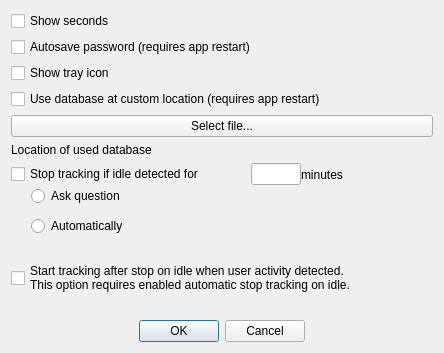
<?xml version="1.0" encoding="UTF-8"?>
<ui version="4.0">
 <class>PreferencesDlg</class>
 <widget class="QDialog" name="PreferencesDlg">
  <property name="geometry">
   <rect>
    <x>0</x>
    <y>0</y>
    <width>444</width>
    <height>353</height>
   </rect>
  </property>
  <property name="sizePolicy">
   <sizepolicy hsizetype="Fixed" vsizetype="Fixed">
    <horstretch>0</horstretch>
    <verstretch>0</verstretch>
   </sizepolicy>
  </property>
  <property name="windowTitle">
   <string>Dialog</string>
  </property>
  <layout class="QVBoxLayout" name="verticalLayout_3">
   <item>
    <widget class="QCheckBox" name="mShowSecondsCheckbox">
     <property name="text">
      <string>Show seconds</string>
     </property>
    </widget>
   </item>
   <item>
    <widget class="QCheckBox" name="mAutosavePasswordCheckbox">
     <property name="text">
      <string>Autosave password (requires app restart)</string>
     </property>
    </widget>
   </item>
   <item>
    <widget class="QCheckBox" name="mShowTrayIconCheckbox">
     <property name="text">
      <string>Show tray icon</string>
     </property>
    </widget>
   </item>
   <item>
    <widget class="QCheckBox" name="mCustomDatabaseFileCheckbox">
     <property name="text">
      <string>Use database at custom location (requires app restart)</string>
     </property>
    </widget>
   </item>
   <item>
    <widget class="QPushButton" name="mSelectDatabaseButton">
     <property name="text">
      <string>Select file...</string>
     </property>
    </widget>
   </item>
   <item>
    <widget class="QLabel" name="mDatabaseLocation">
     <property name="sizePolicy">
      <sizepolicy hsizetype="Preferred" vsizetype="Fixed">
       <horstretch>0</horstretch>
       <verstretch>0</verstretch>
      </sizepolicy>
     </property>
     <property name="text">
      <string>Location of used database</string>
     </property>
    </widget>
   </item>
   <item>
    <layout class="QVBoxLayout" name="stopTrackingRuleLayout">
     <property name="spacing">
      <number>0</number>
     </property>
     <item>
      <layout class="QHBoxLayout" name="horizontalLayout">
       <property name="spacing">
        <number>0</number>
       </property>
       <item>
        <widget class="QCheckBox" name="mSmartStopTracking">
         <property name="sizePolicy">
          <sizepolicy hsizetype="Fixed" vsizetype="Fixed">
           <horstretch>20</horstretch>
           <verstretch>0</verstretch>
          </sizepolicy>
         </property>
         <property name="minimumSize">
          <size>
           <width>240</width>
           <height>0</height>
          </size>
         </property>
         <property name="text">
          <string>Stop tracking if idle detected for</string>
         </property>
        </widget>
       </item>
       <item>
        <widget class="QLineEdit" name="mSmartStopIntervalInMinutes">
         <property name="maximumSize">
          <size>
           <width>50</width>
           <height>16777215</height>
          </size>
         </property>
        </widget>
       </item>
       <item>
        <widget class="QLabel" name="label">
         <property name="text">
          <string>minutes</string>
         </property>
         <property name="margin">
          <number>3</number>
         </property>
        </widget>
       </item>
      </layout>
     </item>
     <item>
      <layout class="QHBoxLayout" name="horizontalLayout_3">
       <item>
        <spacer name="horizontalSpacer_2">
         <property name="orientation">
          <enum>Qt::Horizontal</enum>
         </property>
         <property name="sizeType">
          <enum>QSizePolicy::Fixed</enum>
         </property>
         <property name="sizeHint" stdset="0">
          <size>
           <width>20</width>
           <height>20</height>
          </size>
         </property>
        </spacer>
       </item>
       <item>
        <layout class="QVBoxLayout" name="verticalLayout_2">
         <property name="spacing">
          <number>10</number>
         </property>
         <item>
          <widget class="QRadioButton" name="mAskQuestionOnStopRadiobutton">
           <property name="text">
            <string>Ask question</string>
           </property>
           <attribute name="buttonGroup">
            <string notr="true">buttonGroup</string>
           </attribute>
          </widget>
         </item>
         <item>
          <widget class="QRadioButton" name="mAutomaticallyOnStopRadiobutton">
           <property name="text">
            <string>Automatically</string>
           </property>
           <attribute name="buttonGroup">
            <string notr="true">buttonGroup</string>
           </attribute>
          </widget>
         </item>
        </layout>
       </item>
      </layout>
     </item>
    </layout>
   </item>
   <item>
    <layout class="QVBoxLayout" name="startTrackingRuleLayout">
     <property name="spacing">
      <number>0</number>
     </property>
     <item>
      <layout class="QHBoxLayout" name="horizontalLayout_4">
       <item>
        <widget class="QCheckBox" name="mSmartStartTracking">
         <property name="text">
          <string>Start tracking after stop on idle when user activity detected. 
This option requires enabled automatic stop tracking on idle.</string>
         </property>
        </widget>
       </item>
       <item>
        <widget class="QLabel" name="label_2">
         <property name="text">
          <string/>
         </property>
        </widget>
       </item>
      </layout>
     </item>
    </layout>
   </item>
   <item>
    <widget class="QDialogButtonBox" name="buttonBox">
     <property name="orientation">
      <enum>Qt::Horizontal</enum>
     </property>
     <property name="standardButtons">
      <set>QDialogButtonBox::Cancel|QDialogButtonBox::Ok</set>
     </property>
     <property name="centerButtons">
      <bool>true</bool>
     </property>
    </widget>
   </item>
  </layout>
 </widget>
 <resources/>
 <connections>
  <connection>
   <sender>buttonBox</sender>
   <signal>accepted()</signal>
   <receiver>PreferencesDlg</receiver>
   <slot>accept()</slot>
   <hints>
    <hint type="sourcelabel">
     <x>254</x>
     <y>372</y>
    </hint>
    <hint type="destinationlabel">
     <x>157</x>
     <y>274</y>
    </hint>
   </hints>
  </connection>
  <connection>
   <sender>buttonBox</sender>
   <signal>rejected()</signal>
   <receiver>PreferencesDlg</receiver>
   <slot>reject()</slot>
   <hints>
    <hint type="sourcelabel">
     <x>322</x>
     <y>372</y>
    </hint>
    <hint type="destinationlabel">
     <x>286</x>
     <y>274</y>
    </hint>
   </hints>
  </connection>
  <connection>
   <sender>buttonGroup</sender>
   <signal>buttonClicked(int)</signal>
   <receiver>PreferencesDlg</receiver>
   <slot>smartStopWayChanged()</slot>
   <hints>
    <hint type="sourcelabel">
     <x>-1</x>
     <y>-1</y>
    </hint>
    <hint type="destinationlabel">
     <x>215</x>
     <y>162</y>
    </hint>
   </hints>
  </connection>
 </connections>
 <slots>
  <slot>smartStopWayChanged()</slot>
 </slots>
 <buttongroups>
  <buttongroup name="buttonGroup"/>
  <buttongroup name="buttonGroup_2"/>
 </buttongroups>
</ui>
